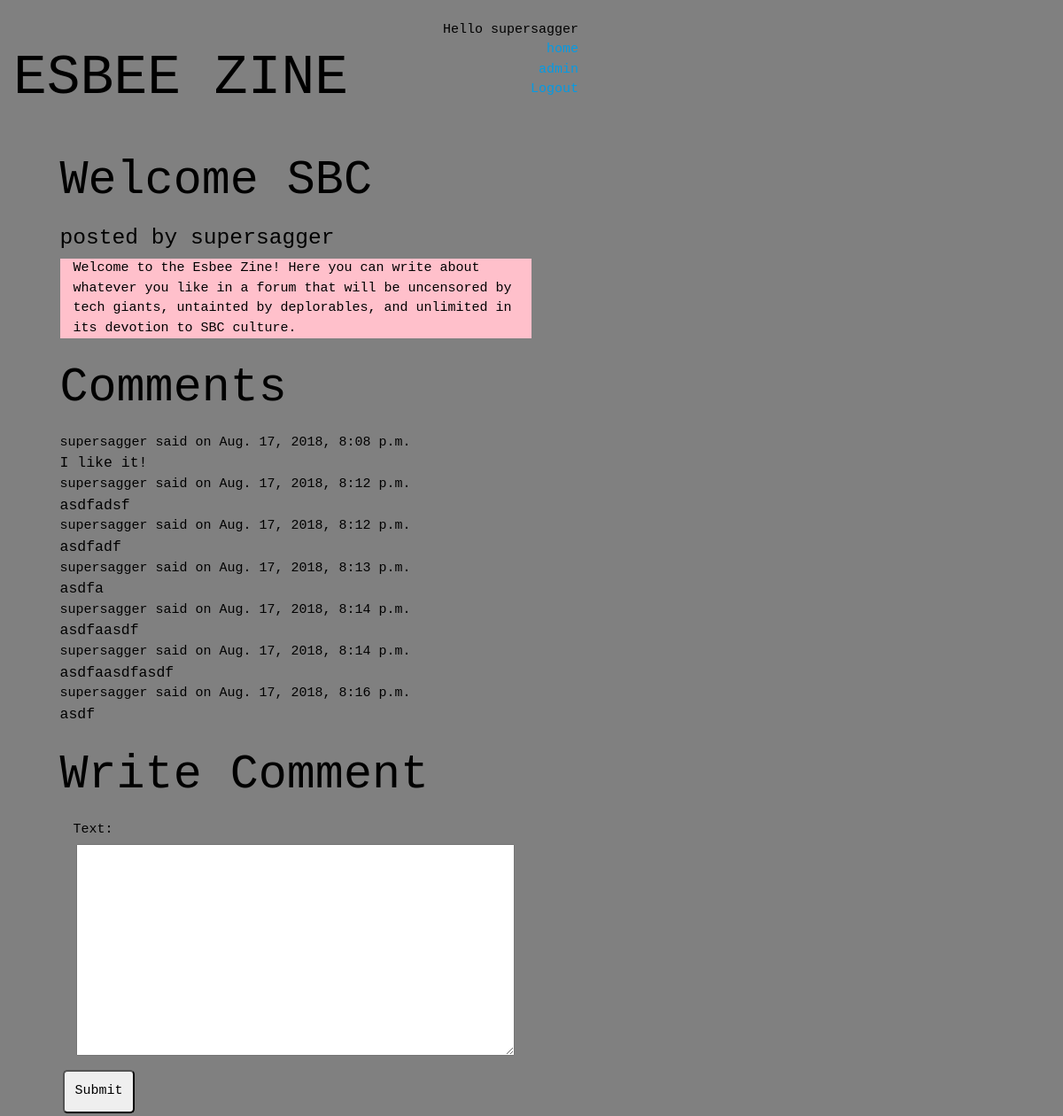
The page /posts/1/ (signed in) on the database its author committed.
### zine/models.py (models this page shows, shortened)
class Post(models.Model):
    title = models.CharField(max_length=100)
    slug = models.SlugField(unique=True)
    text = models.TextField()
    created_on = models.DateTimeField(auto_now_add=True)
    author = models.ForeignKey(User, on_delete=models.CASCADE)

class Comment(models.Model):
    author = models.ForeignKey(User, on_delete=models.CASCADE)
    text = models.TextField()
    post = models.ForeignKey(Post, on_delete=models.CASCADE)
    created_on = models.DateTimeField(auto_now_add=True)

### zine/views.py (the view)
# urls.py: path('posts/<int:pk>/', views.Post_Detail.as_view(), name='post_detail'),
class Post_Detail(generic.DetailView):
    model = Post
    template_name = 'zine/post_detail.html'
    def get_context_data(self, **kwargs):
        context = super(Post_Detail, self).get_context_data(**kwargs)
        context.update({
          'form': CommentForm()
        })
        return context

### zine/forms.py
class CommentForm(ModelForm):
    class Meta:
        model = Comment
        fields = ['text']

### zine/templates/zine/post_detail.html (shortened to what this page needs)
{% extends 'zine/base.html' %}
{% block content %}
	<h2>{{post.title}}</h2>
	<h5>posted by {{post.author}}</h5>
	<div class="col-md-6" style="background-color: pink">
 		{{post.text}}
 	</div>
 	{% if post.comment_set.all %}
		<h2>Comments</h2>
		<div class="comments">
		    {% for comment in post.comment_set.all %}
		        <span>
		            {{comment.author}}</a> said on {{ comment.created_on }}
		        </span>
		        <p>
		            {{ comment.text }}
		        </p>
		    {% endfor %}
		</div>
		{% endif %}
 	<form action="{% url 'zine:write_comment' post.id %}" method="post">
		<h2>Write Comment</h2>
		<div class="col-md-6">
			{{ form }}
		</div>
		<input type="submit" value="Submit" />
	</form>
{% endblock %}

### zine/templates/zine/base.html (shortened to what this page needs)
<!DOCTYPE html>
<html lang="en">
	<head>
		{% load static %}
		<link rel="stylesheet" href="{% static 'zine/Brutalist-Framework/css/theme.css' %}">
		<link rel="stylesheet" href="{% static 'zine/Brutalist-Framework/css/core/core.css' %}">
	</head>
	<br>
	<body style="background-color: grey">
		<div class="container-fluid no-padding courier-new-text fittext baffle">
		<div class='navbar'>
			<div class='row'>
				<div class = 'col-md-5'>
					<h1 class="courier-new-text fittext baffle">ESBEE ZINE</h1>
				</div>
				<div class = "text-right lucida-text">
					<div >
						Hello {{ user }} <br>
						<a href="/">home</a>   <br>
						<a href="/admin/">admin</a>   <br>
						{% if user.is_authenticated %}
							<a href="/logout">Logout</a>
						{% else %}
							<a href="/login/auth0">login</a>
						{% endif %}
					</div>
					<div class = 'col-md-1'>
					</div>
				</div>
			</div>
		</div>
		<div  class="container courier-new-text fittext baffle" >
		{% if user.is_authenticated %}
			{% block content %}
			{% endblock content %}
		{% else %}
			Who the fuck are you? <a href="/login/auth0">login</a> or gtfo
		{% endif %}
		</div>
	</div>
	</body>
</html>

### zine/static/zine/css/theme.css (style rules this page uses)
p { font-size: 1.1em }

### zine/static/zine/css/core/default.css (style rules this page uses)
html { font-family: sans-serif; -ms-text-size-adjust: 100%; -webkit-text-size-adjust: 100%; box-sizing: border-box; -webkit-box-sizing: border-box; -moz-box-sizing: border-box; line-height: 1.5; }
*, *:before, *:after { -webkit-box-sizing: inherit; -moz-box-sizing: inherit; box-sizing: inherit; }
@media only screen and (min-width: 0) { html { font-size: 14px; } }
@media only screen and (min-width: 992px) { html { font-size: 14.5px; } }
@media only screen and (min-width: 1200px) { html { font-size: 15px; } }
body { margin: 0 !important; padding: 0 !important; max-width: 100% !important; }
a { background-color: transparent; }
h1 { font-size: 2em; margin: 0.67em 0; }
button, input, optgroup, select, textarea { color: inherit; font: inherit; margin: 0; }
button, html input[type="button"], input[type="reset"], input[type="submit"] { -webkit-appearance: button; cursor: pointer; }
input { line-height: normal; }
textarea { overflow: auto; }
*, *:before, *:after { box-sizing: inherit; }
a { color: #039be5; text-decoration: none; -webkit-tap-highlight-color: transparent; }
a { text-decoration: none; }
h1, h2, h3, h4, h5, h6 { font-weight: 400; line-height: 1.1; }
h1 { font-size: 4.2rem; line-height: 110%; margin: 2.1rem 0 1.68rem 0; }
h2 { font-size: 3.56rem; line-height: 110%; margin: 1.78rem 0 1.424rem 0; }
h5 { font-size: 1.64rem; line-height: 110%; margin: 0.82rem 0 0.656rem 0; }
p { margin: 0; padding: 0; }
.row:after { clear: both !important; }

### zine/static/zine/css/core/butch.css (style rules this page uses)
.no-padding { padding: 0 !important; }
.courier-new-text { font-family: 'Courier New', Courier, monospace; }
.lucida-text { font-family: 'Lucida Console', Monaco, monospace; }
.text-right { text-align: right; }

### zine/static/zine/css/core/buix.css (style rules this page uses)
button, .button, .btn, input[type="submit"] { text-align: center; display: inline-block; border-radius: 5px; cursor: pointer; padding: 0.3em; line-height: 150%; margin: 0.3em; }
form { display: block; }
form textarea { width: 98.5%; min-height: 3em; padding: 0.4em; margin: 0.25em; }
form input[type="submit"] { padding: 0.75em; margin: 0.25em; }

### zine/static/zine/css/core/grids/default-grid.css (style rules this page uses)
.container { margin: 0 auto; max-width: 1280px; width: 90%; }
@media only screen and (min-width: 601px) { .container { width: 85%; } }
@media only screen and (min-width: 993px) { .container { width: 70%; } }
.row { margin-left: auto; margin-right: auto; margin-bottom: 0px; margin-top: 0px; }
.row:after { content: ""; display: table; clear: both; }

### zine/static/zine/css/core/grids/flexboxgrid.css (style rules this page uses)
.container-fluid, .container { margin-right: auto; margin-left: auto; }
.container-fluid { padding-right: 0; padding-left: 0; }
.container-fluid.no-padding { padding-right: 0 !important; padding-left: 0 !important; }
.row { box-sizing: border-box; display: -ms-flexbox; display: -webkit-box; display: flex; -ms-flex: 0 1 auto; -webkit-box-flex: 0; flex: 0 1 auto; -ms-flex-direction: row; -webkit-box-orient: horizontal; -webkit-box-direction: normal; flex-direction: row; -ms-flex-wrap: wrap; flex-wrap: wrap; margin-right: 0; margin-left: 0; }
@media only screen and (min-width: 48em) { .container { width: 46rem; } }
@media only screen and (min-width: 62em) { .container { width: 61rem; } }
@media only screen and (min-width: 62em) { .col-md, .col-md-1, .col-md-2, .col-md-3, .col-md-4, .col-md-5, .col-md-6, .col-md-7, .col-md-8, .col-md-9, .col-md-10, .col-md-11, .col-md-12 { box-sizing: border-box; -ms-flex: 0 0 auto; -webkit-box-flex: 0; flex: 0 0 auto; padding-right: 1rem; padding-left: 1rem; } }
@media only screen and (min-width: 62em) { .col-md-1 { -ms-flex-preferred-size: 8.333%; flex-basis: 8.333%; max-width: 8.333%; } }
@media only screen and (min-width: 62em) { .col-md-5 { -ms-flex-preferred-size: 41.667%; flex-basis: 41.667%; max-width: 41.667%; } }
@media only screen and (min-width: 62em) { .col-md-6 { -ms-flex-preferred-size: 50%; flex-basis: 50%; max-width: 50%; } }
@media only screen and (min-width: 75em) { .container { width: 71rem; } }

### rows shown on the page
Post: title "Welcome SBC", author "supersagger", text "Welcome to the Esbee Zine! Here you can write about whatever you like in a forum that will be uncensored by tech giants, untainted by deplorables, and unlimited in its devotion to SBC culture."
Comment: author "supersagger", created_on "Aug. 17, 2018, 8:08 p.m.", text "I like it!"
Comment: author "supersagger", created_on "Aug. 17, 2018, 8:12 p.m.", text "asdfadsf"
Comment: author "supersagger", created_on "Aug. 17, 2018, 8:12 p.m.", text "asdfadf"
Comment: author "supersagger", created_on "Aug. 17, 2018, 8:13 p.m.", text "asdfa"
Comment: author "supersagger", created_on "Aug. 17, 2018, 8:14 p.m.", text "asdfaasdf"
Comment: author "supersagger", created_on "Aug. 17, 2018, 8:14 p.m.", text "asdfaasdfasdf"
Comment: author "supersagger", created_on "Aug. 17, 2018, 8:16 p.m.", text "asdf"

### other values the page prints
{{ user }} "supersagger"
